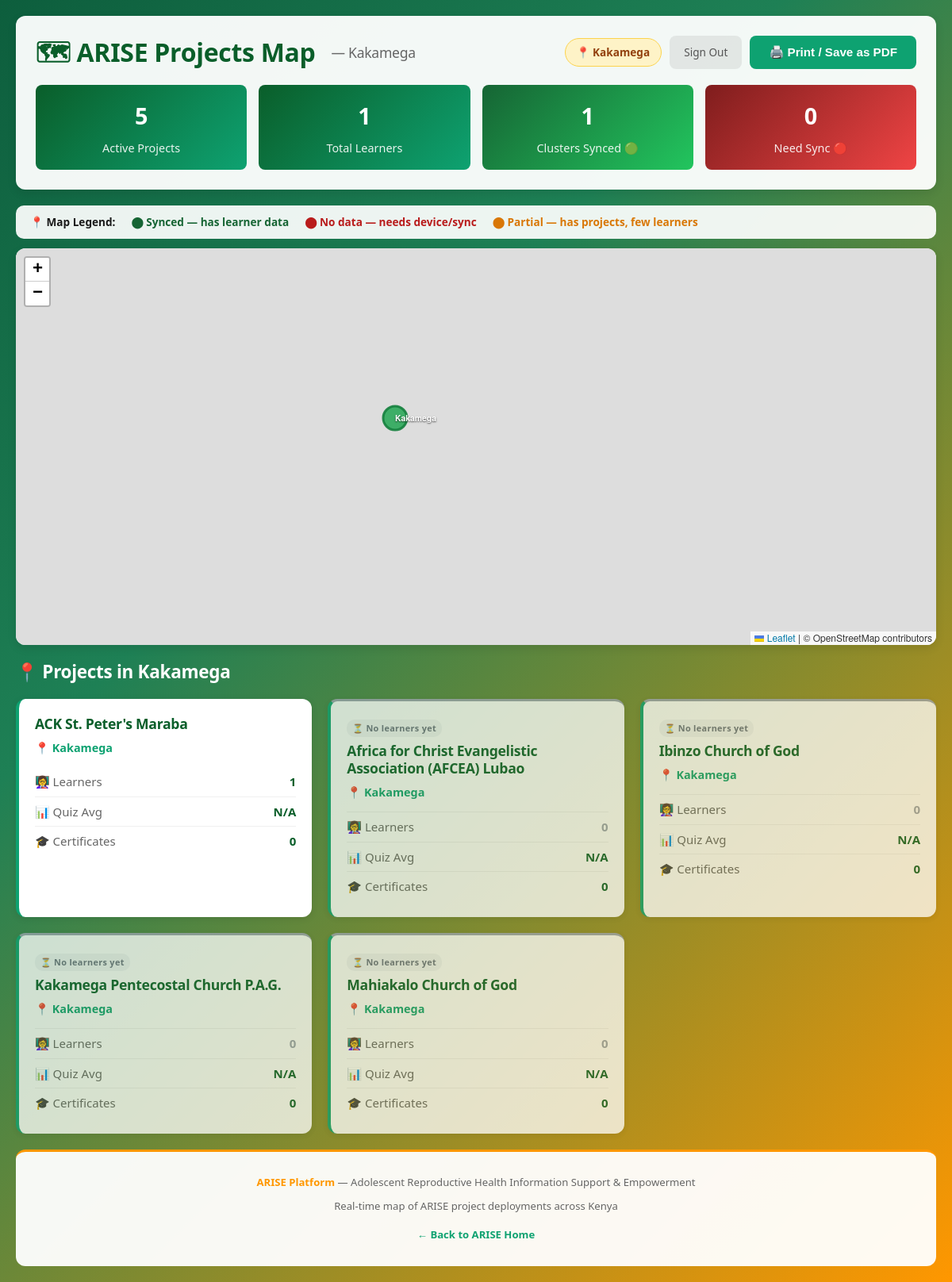
The app's page /?p=map (signed in) with its own data.
### tables this page shows
CREATE TABLE schools (
    id INTEGER PRIMARY KEY AUTOINCREMENT,
    name TEXT NOT NULL UNIQUE,
    county TEXT,
    is_active INTEGER DEFAULT 1,
    created_at DATETIME DEFAULT CURRENT_TIMESTAMP
, lat REAL DEFAULT NULL, lng REAL DEFAULT NULL, cluster_id INTEGER REFERENCES clusters(id));

### includes/config.php (called while the page is built, shortened)
<?php
function db(): SQLite3 {
    static $db = null;
    if ($db === null) {
        $db = new SQLite3(DB_PATH);
        $db->enableExceptions(true);
        $db->exec('PRAGMA journal_mode=WAL');
        $db->exec('PRAGMA foreign_keys=ON');
    }
    return $db;
}

### public/pages/map.php (the view, shortened to what this page needs)
<?php
$isAdmin   = !empty($_SESSION['arise_admin_id']);
$clusterId = $_SESSION['arise_cluster_id'] ?? null;
$clusterName = $_SESSION['arise_cluster_name'] ?? null;
    ?>
    <?php
$clusterWhere = (!$isAdmin && $clusterId) ? "AND c.id = " . intval($clusterId) : "";
$clusterRes = db()->query("
    SELECT
        c.id, c.name, c.lat, c.lng,
        COUNT(DISTINCT sc.id) AS projects,
        COUNT(DISTINCT s.id)  AS learners,
        COUNT(DISTINCT cert.id) AS certs,
        COUNT(DISTINCT qa.id) AS quiz_attempts,
        ROUND(AVG(CAST(qa.percentage AS REAL)), 1) AS avg_score
    FROM clusters c
    LEFT JOIN schools sc ON sc.cluster_id = c.id AND sc.is_active = 1
    LEFT JOIN students s ON s.school_name = sc.name AND s.deleted_at IS NULL
    LEFT JOIN certificates cert ON cert.student_id = s.id
    LEFT JOIN quiz_attempts qa ON qa.student_id = s.id
    WHERE 1=1 $clusterWhere
    GROUP BY c.id
    ORDER BY learners DESC, c.name ASC
");
$clusters_data = [];
while ($row = $clusterRes->fetchArray(SQLITE3_ASSOC)) { $clusters_data[] = $row; }
$schoolFilter = (!$isAdmin && $clusterId) ? "AND sc.cluster_id = " . intval($clusterId) : "";
$schoolRes = db()->query("
    SELECT sc.id, sc.name, sc.county, sc.lat, sc.lng, sc.cluster_id,
        cl.name AS cluster_name,
        COUNT(DISTINCT s.id)    AS learners,
        COUNT(DISTINCT c.id)    AS certs,
        ROUND(AVG(CAST(qa.percentage AS REAL)), 1) AS avg_score,
        COUNT(DISTINCT qa.id)   AS quiz_attempts
    FROM schools sc
    LEFT JOIN clusters cl ON cl.id = sc.cluster_id
    LEFT JOIN students s  ON s.school_name = sc.name AND s.deleted_at IS NULL
    LEFT JOIN certificates c ON c.student_id = s.id
    LEFT JOIN quiz_attempts qa ON qa.student_id = s.id
    WHERE sc.is_active = 1 $schoolFilter
    GROUP BY sc.id
    ORDER BY learners DESC, sc.name ASC
");
$schools = [];
while ($row = $schoolRes->fetchArray(SQLITE3_ASSOC)) { $schools[] = $row; }
$total_projects = count($schools);
$total_learners = 0; $total_certs = 0; $total_attempts = 0;
foreach ($clusters_data as $cl) {
    $total_learners += (int)$cl['learners'];
}
$clusters_synced = count(array_filter($clusters_data, fn($c) => $c['learners'] > 0));
$clusters_unsynced = count($clusters_data) - $clusters_synced;
?>
<!DOCTYPE html>
<html lang="en">
<head>
    <link rel="stylesheet" href="https://unpkg.com/leaflet@1.9.4/dist/leaflet.css" />
    <link rel="stylesheet" href="/arise/css/style.css">
</head>
<body>
<div class="container">
    <div class="header">
        <div class="header-top">
            <h1>🗺 ARISE Projects Map<?= $clusterName ? '<span style="font-size:1.1rem;color:#666;margin-left:10px;font-weight:400">— ' . htmlspecialchars($clusterName) . '</span>' : '' ?></h1>
            <div class="header-actions">
                <?php if ($clusterName): ?>
                <span class="cluster-badge">📍 <?= htmlspecialchars($clusterName) ?></span>
                <a href="/arise/?p=map&cluster_logout=1" class="logout-btn">Sign Out</a>
                <?php elseif ($isAdmin): ?>
                <span class="cluster-badge" style="background:#e0f2fe;color:#075985;border-color:#7dd3fc;">👑 Admin View</span>
                <?php endif; ?>
                <button class="print-btn" onclick="window.print()">🖨️ Print / Save as PDF</button>
            </div>
        </div>
        <div class="stats-bar">
            <div class="stat-item">
                <div class="number"><?= $total_projects ?></div>
                <div class="label">Active Projects</div>
            </div>
            <div class="stat-item">
                <div class="number"><?= number_format($total_learners) ?></div>
                <div class="label">Total Learners</div>
            </div>
            <div class="stat-item" style="background:linear-gradient(135deg,#166534,#22c55e)">
                <div class="number"><?= $clusters_synced ?></div>
                <div class="label">Clusters Synced &#128994;</div>
            </div>
            <div class="stat-item" style="background:linear-gradient(135deg,#7f1d1d,#ef4444)">
                <div class="number"><?= $clusters_unsynced ?></div>
                <div class="label">Need Sync &#128308;</div>
            </div>
        </div>
    </div>
    <div style="background:rgba(255,255,255,0.92);border-radius:10px;padding:10px 18px;margin-bottom:12px;display:flex;gap:20px;align-items:center;flex-wrap:wrap;font-size:.85rem;font-weight:600;">
        <span>&#128205; Map Legend:</span>
        <span style="color:#166534">&#11044; Synced &mdash; has learner data</span>
        <span style="color:#b91c1c">&#11044; No data &mdash; needs device/sync</span>
        <span style="color:#d97706">&#11044; Partial &mdash; has projects, few learners</span>
    </div>
    <div class="map-section">
        <div id="map"></div>
    </div>
    <?php if ($isAdmin): ?>
    <div>
        <h2 style="color:white;margin-bottom:15px;">&#128209; Cluster Sync Status</h2>
        <div class="projects-grid">
            <?php foreach ($clusters_data as $cl):
                $hasData = $cl['learners'] > 0;
                $partial = !$hasData && $cl['projects'] > 0;
                $borderColor = $hasData ? '#22c55e' : '#ef4444';
                $statusIcon = $hasData ? '&#128994;' : '&#128308;';
                $statusText = $hasData ? 'Synced' : 'No data';
            ?>
            <div class="project-card" style="border-left-color:<?= $borderColor ?>">
                <div style="display:flex;justify-content:space-between;align-items:flex-start;margin-bottom:8px">
                    <h3 style="margin:0"><?= htmlspecialchars($cl['name']) ?></h3>
                    <span style="font-size:.75rem;font-weight:700;padding:3px 10px;border-radius:20px;background:<?= $hasData ? '#dcfce7' : '#fee2e2' ?>;color:<?= $hasData ? '#166534' : '#991b1b' ?>"><?= $statusIcon ?> <?= $statusText ?></span>
                </div>
                <div class="metric">
                    <span class="metric-label">&#127982; Projects</span>
                    <span class="metric-value"><?= $cl['projects'] ?></span>
                </div>
                <div class="metric">
                    <span class="metric-label">&#128105;&#8205;&#127979; Learners</span>
                    <span class="metric-value"><?= $cl['learners'] ?></span>
                </div>
                <div class="metric">
                    <span class="metric-label">&#127891; Certificates</span>
                    <span class="metric-value"><?= $cl['certs'] ?></span>
                </div>
                <div class="metric">
                    <span class="metric-label">&#128202; Quiz Avg</span>
                    <span class="metric-value"><?= ($cl['avg_score'] ?? 0) > 0 ? $cl['avg_score'] . '%' : 'N/A' ?></span>
                </div>
            </div>
            <?php endforeach; ?>
        </div>
    </div>
    <?php else: ?>
    <div>
        <h2 style="color:white;margin-bottom:15px;">&#128205; Projects in <?= htmlspecialchars($clusterName ?? 'Cluster') ?></h2>
        <div class="projects-grid">
            <?php foreach ($schools as $school):
                $noLearners = (int)($school['learners'] ?? 0) === 0;
            ?>
            <div class="project-card" style="<?= $noLearners ? 'opacity:.75;border-top:3px solid #9ca3af;' : '' ?>">
                <?php if ($noLearners): ?>
                    <div style="display:inline-block;background:#f3f4f6;color:#6b7280;font-size:.68rem;font-weight:700;padding:2px 7px;border-radius:10px;margin-bottom:6px;letter-spacing:.03em;">⏳ No learners yet</div>
                <?php endif; ?>
                <h3><?= htmlspecialchars($school['name']) ?></h3>
                <p class="county">&#128205; <?= htmlspecialchars($school['county'] ?? 'Unknown') ?></p>
                <div class="metric">
                    <span class="metric-label">&#128105;&#8205;&#127979; Learners</span>
                    <span class="metric-value" style="<?= $noLearners ? 'color:#9ca3af;' : '' ?>"><?= $school['learners'] ?? 0 ?></span>
                </div>
                <div class="metric">
                    <span class="metric-label">&#128202; Quiz Avg</span>
                    <span class="metric-value"><?= ($school['avg_score'] ?? 0) > 0 ? $school['avg_score'] . '%' : 'N/A' ?></span>
                </div>
                <div class="metric">
                    <span class="metric-label">&#127891; Certificates</span>
                    <span class="metric-value"><?= $school['certs'] ?? 0 ?></span>
                </div>
            </div>
            <?php endforeach; ?>
        </div>
    </div>
    <?php endif; ?>
    <div class="footer">
        <p><strong>ARISE Platform</strong> — Adolescent Reproductive Health Information Support & Empowerment</p>
        <p>Real-time map of ARISE project deployments across Kenya</p>
        <p style="margin-top: 15px;"><a href="/arise/">← Back to ARISE Home</a></p>
    </div>
</div>
</body>
</html>

### public/css/style.css (style rules this page uses)
:root { --green: #3D6318; --green-dark: #2D4A12; --green-deeper:#1E3209; --green-mid: #4F7E20; --green-light: #D4EDAA; --green-pale: #F0F8E8; --orange: #FF9700; --orange-dark: #E07800; --orange-deeper:#B86200; --orange-light: #FFE4A3; --orange-pale: #FFF7E6; --blue: #1D4ED8; --blue-light: #DBEAFE; --blue-pale: #EFF6FF; --purple: #7C3AED; --purple-light:#EDE9FE; --purple-pale: #F5F3FF; --ok: #3D6318; --ok-l: #D4EDAA; --err: #DC2626; --err-l: #FEE2E2; --warn: #FF9700; --warn-l: #FFE4A3; --info: #1D4ED8; --info-l: #DBEAFE; --dark: #1A2E08; --dark-2: #2D4A12; --mid: #4A6428; --muted: #8A9E70; --border: #DDE8CC; --bg: #F7FAF2; --white: #FFFFFF; --light: #EEF5E4; --shadow: 0 1px 3px rgba(0,0,0,.07), 0 1px 2px rgba(0,0,0,.05); --shadow-md: 0 4px 16px rgba(61,99,24,.14), 0 2px 8px rgba(0,0,0,.06); --shadow-lg: 0 10px 40px rgba(61,99,24,.18), 0 4px 12px rgba(0,0,0,.08); --shadow-g: 0 6px 20px rgba(61,99,24,.4); --shadow-o: 0 6px 20px rgba(255,151,0,.4); --r: 10px; --r-sm: 7px; --r-lg: 18px; --r-full: 9999px; --t: all .18s cubic-bezier(.4,0,.2,1); }
*,*::before,*::after { margin:0;padding:0;box-sizing:border-box; }
html { scroll-behavior:smooth; }
body { font-family:'Segoe UI',system-ui,-apple-system,sans-serif;background:linear-gradient(135deg,#0D5E3D 0%,#1E8055 35%,#FF9700 100%);background-attachment:fixed;color:var(--dark);font-size:15px;line-height:1.65;-webkit-font-smoothing:antialiased;min-height:100vh;overflow-y:scroll; }
h1,h2,h3,h4,h5 { font-family:'Segoe UI',system-ui,-apple-system,sans-serif;font-weight:700;letter-spacing:-.3px;line-height:1.25; }
a { color:var(--green);text-decoration:none;transition:var(--t); }
.container { max-width:1200px;margin:0 auto;padding:36px 20px; }
.footer { background:var(--green-deeper);color:rgba(255,255,255,.5);text-align:center;padding:28px 20px;margin-top:60px;font-size:.82rem;border-top:3px solid var(--orange); }
.footer strong { color:var(--orange); }

### records on screen
schools: name "ACK St. Peter's Maraba", county "Kakamega", learners "1", certs "0"
schools: shows "⏳ No learners yet", name "Africa for Christ Evangelistic Association (AFCEA) Lubao", county "Kakamega", learners "0", certs "0"
schools: shows "⏳ No learners yet", name "Ibinzo Church of God", county "Kakamega", learners "0", certs "0"
schools: shows "⏳ No learners yet", name "Kakamega Pentecostal Church P.A.G.", county "Kakamega", learners "0", certs "0"
schools: shows "⏳ No learners yet", name "Mahiakalo Church of God", county "Kakamega", learners "0", certs "0"

### other values on screen
$clusterName "Kakamega"
$total_projects "5"
$total_learners "1"
$clusters_synced "1"
$clusters_unsynced "0"
